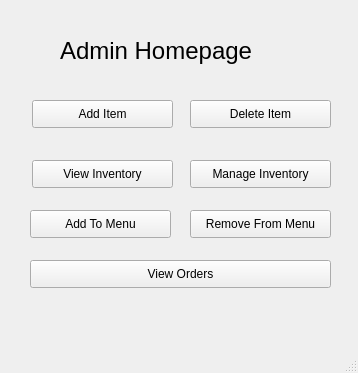
<?xml version="1.0" encoding="UTF-8"?>
<ui version="4.0">
 <class>MainWindow</class>
 <widget class="QMainWindow" name="MainWindow">
  <property name="geometry">
   <rect>
    <x>0</x>
    <y>0</y>
    <width>358</width>
    <height>373</height>
   </rect>
  </property>
  <property name="windowTitle">
   <string>MainWindow</string>
  </property>
  <widget class="QWidget" name="centralwidget">
   <widget class="QLabel" name="label">
    <property name="geometry">
     <rect>
      <x>60</x>
      <y>10</y>
      <width>251</width>
      <height>81</height>
     </rect>
    </property>
    <property name="font">
     <font>
      <pointsize>18</pointsize>
     </font>
    </property>
    <property name="text">
     <string>Admin Homepage</string>
    </property>
   </widget>
   <widget class="QPushButton" name="AddtoItems">
    <property name="geometry">
     <rect>
      <x>32</x>
      <y>100</y>
      <width>141</width>
      <height>28</height>
     </rect>
    </property>
    <property name="text">
     <string>Add Item</string>
    </property>
   </widget>
   <widget class="QPushButton" name="DeleteItem">
    <property name="geometry">
     <rect>
      <x>190</x>
      <y>210</y>
      <width>141</width>
      <height>28</height>
     </rect>
    </property>
    <property name="text">
     <string>Remove From Menu</string>
    </property>
   </widget>
   <widget class="QPushButton" name="ViewInventory">
    <property name="geometry">
     <rect>
      <x>32</x>
      <y>160</y>
      <width>141</width>
      <height>28</height>
     </rect>
    </property>
    <property name="text">
     <string>View Inventory</string>
    </property>
   </widget>
   <widget class="QPushButton" name="ManageInventory">
    <property name="geometry">
     <rect>
      <x>190</x>
      <y>160</y>
      <width>141</width>
      <height>28</height>
     </rect>
    </property>
    <property name="text">
     <string>Manage Inventory</string>
    </property>
   </widget>
   <widget class="QPushButton" name="ViewOrders">
    <property name="geometry">
     <rect>
      <x>30</x>
      <y>260</y>
      <width>301</width>
      <height>28</height>
     </rect>
    </property>
    <property name="text">
     <string>View Orders</string>
    </property>
   </widget>
   <widget class="QPushButton" name="AddtoMenu">
    <property name="geometry">
     <rect>
      <x>30</x>
      <y>210</y>
      <width>141</width>
      <height>28</height>
     </rect>
    </property>
    <property name="text">
     <string>Add To Menu</string>
    </property>
   </widget>
   <widget class="QPushButton" name="DeleteItemFromItems">
    <property name="geometry">
     <rect>
      <x>190</x>
      <y>100</y>
      <width>141</width>
      <height>28</height>
     </rect>
    </property>
    <property name="text">
     <string>Delete Item</string>
    </property>
   </widget>
  </widget>
  <widget class="QMenuBar" name="menubar">
   <property name="geometry">
    <rect>
     <x>0</x>
     <y>0</y>
     <width>358</width>
     <height>26</height>
    </rect>
   </property>
  </widget>
  <widget class="QStatusBar" name="statusbar"/>
 </widget>
 <resources/>
 <connections/>
</ui>
